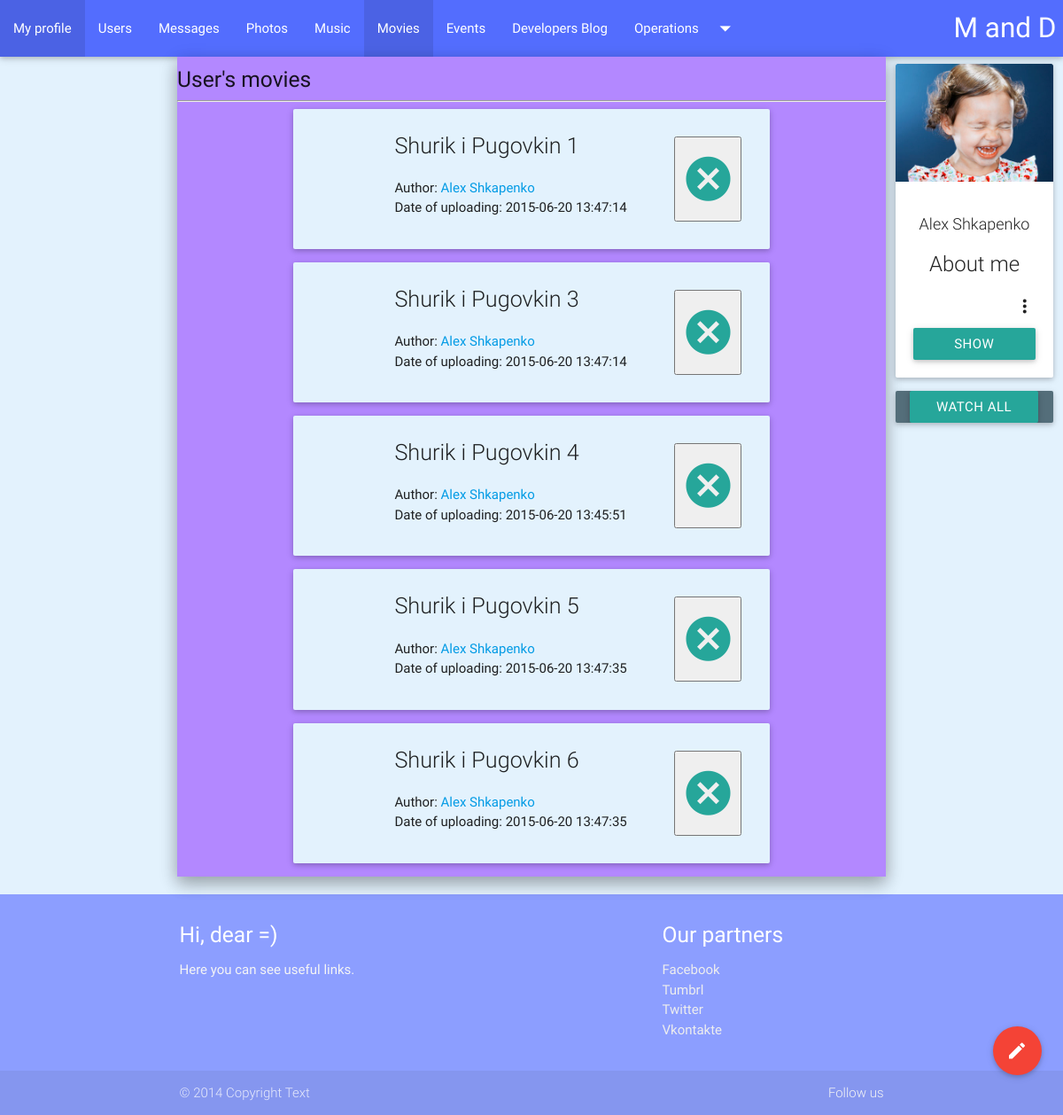
Page /pages/movies.php?id=1 (signed in) on the committed database.
### tables this page shows
CREATE TABLE IF NOT EXISTS `movie` (
  `id` int(11) NOT NULL AUTO_INCREMENT,
  `id_user` int(11) NOT NULL,
  `title` text NOT NULL,
  `path` text NOT NULL,
  `time` timestamp NOT NULL DEFAULT CURRENT_TIMESTAMP ON UPDATE CURRENT_TIMESTAMP,
  `Description` text NOT NULL,
  PRIMARY KEY (`id`)
);

CREATE TABLE IF NOT EXISTS `users` (
  `id` int(11) NOT NULL AUTO_INCREMENT,
  `first_name` text NOT NULL,
  `last_name` text NOT NULL,
  `email` text NOT NULL,
  `password` text NOT NULL,
  `born_date` text NOT NULL,
  `biography` text NOT NULL,
  `country` text NOT NULL,
  `question` text NOT NULL,
  `answer` text NOT NULL,
  `gender` text NOT NULL,
  `reg_date` timestamp NOT NULL DEFAULT CURRENT_TIMESTAMP ON UPDATE CURRENT_TIMESTAMP,
  `ava` text NOT NULL,
  `admin` int(11) NOT NULL,
  `blocked` int(11) NOT NULL,
  PRIMARY KEY (`id`)
);

### pages/movies.php (the view, shortened to what this page needs)
<?php
	$user_id = $_SESSION['id'];
	if(isset($_GET['id'])){ $user_id = $_GET['id']; }
	$user_inf = mysql_fetch_array(mysql_query("select * from users where id='$user_id'"));
	include('php/upload_movies.php');
?>
<!DOCTYPE html>
  <html>
    <head>
      <link type="text/css" rel="stylesheet" href="css/materialize.min.css"  media="screen,projection"/>
	  <link type="text/css" rel="stylesheet" href="css/user.css"  media="screen,projection"/>
      <link rel="stylesheet" href="gallery/touchTouch/touchTouch.css" />
		<link href="load/css/style.css" rel="stylesheet" />
	<link href="jPlayer/dist/skin/blue.monday/css/jplayer.blue.monday.min.css" rel="stylesheet" type="text/css" />
    </head>
    <body>
<header>
	<div class="navbar">
	  <nav class="indigo accent-2">
		<div class="nav-wrapper">
		  <a href="#" class="brand-logo right">M and D</a>
		  <ul id="nav-mobile" class="left hide-on-med-and-down">
			<li><a href="profile.php">My profile</a></li>
			<li><a href="user_list.php">Users</a></li>
			<li><a href="messages.php">Messages</a></li>
			<li><a href="gallery.php">Photos</a></li>
			<li><a href="music.php">Music</a></li>
			<li class="active"><a href="movies.php">Movies</a></li>
			<li><a href="#">Events</a></li>
			<li><a href="#">Developers Blog</a></li>
			<li><a class="dropdown-button" href="#!" data-activates="operations">Operations<i class="mdi-navigation-arrow-drop-down right"></i></a></li>
		  </ul>
		</div>
	  </nav>
  </div>
</header>
<main>
<div class="container-fluid">
<div class="row">
<div class="col s2 m2">
</div>
<div class="col s8 m8 deep-purple accent-1 z-depth-2 user-container">
  <h5>User's movies</h5>
  <hr>
<div class="container">
<?php
	$movies_list = mysql_query("select * from movie where id_user='$user_id'");
	while($mov_arr_list = mysql_fetch_array($movies_list)){
?>
<div class="row blue lighten-5 valign-wrapper card-panel">
<div class="col m2">
<video class="responsive-video" onClick="sendMov(<?php echo $mov_arr_list['id'] ?>); sendCom(<?php echo $mov_arr_list['id'] ?>);" nocontrols>
	<source src="<?php echo $mov_arr_list['path'] ?>" type="video/mp4">
</video>
</div>
<div class="col m8">
<span class="flow-text"><?php echo $mov_arr_list['title']; ?></span>
<p>
Author:<?php
$id_uploader = $mov_arr_list['id_user'];
$author = mysql_fetch_array(mysql_query("Select * from users where id='$id_uploader'"));
?>
<a href="profile.php?id=<?php echo $author['id'] ?>"><?php echo $author['first_name']." ".$author['last_name']; ?> </a>
Date of uploading: <?php echo $mov_arr_list['time'] ?>
</p>
</div>
<div class="col m2">
<form method="POST">
<button type="submit" class="secondary-content"><i class="mdi-navigation-cancel medium"></i></button>
</form>
</div>
</div>
			<?php } ?>
</div>
</div>
<div class="col s2 m2">
<?php if($user_id == $_SESSION['id']) {?>
	<div class="card blue-grey darken-1">
            <div class="card-content white-text">
              <span class="card-title">Upload</span>
              <p>Here you can upload new photo )</p>
            </div>
            <div class="center" style="padding-bottom: 10px">
			<a class="waves-effect waves-light btn modal-trigger" href="#loading">Upload</a>
			</div>
    </div>
<?php } else{ ?>
				<div class="card">
				<div class="card-image waves-effect waves-block waves-light">
				  <img class="activator" src="<?php echo $user_inf['ava'] ?>">
				</div>
				<div class="card-content">
				<div class="center-align">
				<span class="flow-text" style="font-size: 1.2em"><?php echo $user_inf['first_name']." ".$user_inf['last_name']; ?></span>
				</div>
				  <div class="center-align"><span class="card-title activator grey-text text-darken-4"> About me <i class="mdi-navigation-more-vert right"></i></span></div>
				  <p><a class="modal-trigger waves-effect waves-light btn" href="#user-information-modal">Show more</a></p>
				</div>
			  </div>
<?php } ?>
<div class="card blue-grey darken-1 center">
	<a class="waves-effect waves-light btn modal-trigger" href="#watch_all">Watch all</a>
</div>
</div>
<div class="fixed-action-btn" style="bottom: 45px; right: 24px;">
    <a class="btn-floating btn-large red" >
      <i class="large mdi-editor-mode-edit"></i>
    </a>
    <ul>
      <li><a class="btn-floating red" href='profile.php?id=<?php echo $_SESSION['id'] ?>'><i class="large mdi-action-account-circle"></i></a></li>
      <li><a class="btn-floating yellow darken-1" href="settings.php?page=main"><i class="large mdi-image-edit"></i></a></li>
      <li><a class="btn-floating green modal-trigger" href="#message""><i class="large mdi-content-mail"></i></a></li>
      <li><a class="btn-floating blue" href="posts.php?id=<?php echo $_SESSION['id'] ?>"><i class="large mdi-content-inbox"></i></a></li>
    </ul>
</div>
</div>
</div>
</main>
<?php include('php/footer.php'); ?>
    </body>
</html>

### pages/css/user.css (style rules this page uses)
body { background-color: #e3f2fd; }
.user-container { min-height: 40em !important; padding: 0 0 0 0 !important; }

### rows in the picture
movie: title "Shurik i Pugovkin 1", id_user.first_name "Alex", id_user.last_name "Shkapenko", time "2015-06-20 13:47:14"
movie: title "Shurik i Pugovkin 3", id_user.first_name "Alex", id_user.last_name "Shkapenko", time "2015-06-20 13:47:14"
movie: title "Shurik i Pugovkin 4", id_user.first_name "Alex", id_user.last_name "Shkapenko", time "2015-06-20 13:45:51"
movie: title "Shurik i Pugovkin 5", id_user.first_name "Alex", id_user.last_name "Shkapenko", time "2015-06-20 13:47:35"
movie: title "Shurik i Pugovkin 6", id_user.first_name "Alex", id_user.last_name "Shkapenko", time "2015-06-20 13:47:35"
users: ava (picture), first_name "Alex", last_name "Shkapenko"
